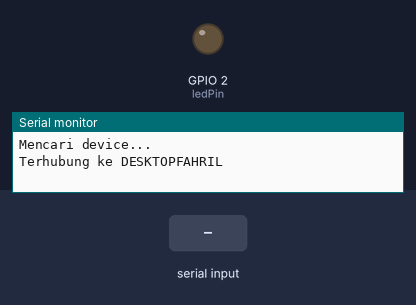
A sketch run on a simulated ESP32. Parts: output pins drawn as LEDs (lit = HIGH), the last lines printed to the serial monitor. Dashed ring = blinking. Inputs (shaded band) come from the test bench. Nothing arrives over Bluetooth unless stated.

Above: at 1.2 s.
1.3 s: "90,45\n" received over the second serial link
At 1.45 s:
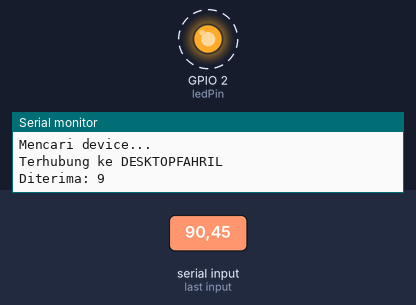
Timing chart, 0 to 10.3 s (numbered marks = the images above; inputs shaded):
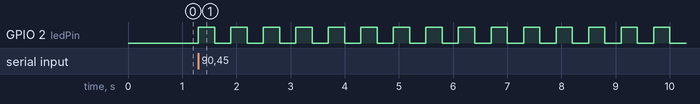

Measured:
- after the input at 1.3 s, GPIO 2 (ledPin): alternates HIGH for 0.30 s and LOW for 0.30 s, starting at once

The sketch:

esp32-bt.ino
```cpp
#include "BluetoothSerial.h"

BluetoothSerial SerialBT;

const char* remoteDeviceName = "DESKTOPFAHRIL";  // Nama laptop kamu
const int ledPin = 2;

void setup() {
  Serial.begin(115200);
  pinMode(ledPin, OUTPUT);

  if (!SerialBT.begin("ESP32_Client", true)) { // true = mode client
    Serial.println("Gagal inisialisasi Bluetooth!");
    while (1);
  }

  Serial.println("Mencari device...");
  if (SerialBT.connect(remoteDeviceName)) {
    Serial.print("Terhubung ke ");
    Serial.println(remoteDeviceName);
  } else {
    Serial.println("Gagal connect, coba lagi...");
  }
}

void loop() {
  if (SerialBT.connected() && SerialBT.available()) {
    char c = SerialBT.read();
    Serial.print("Diterima: ");
    Serial.println(c);

    if (c >= '0' && c <= '9') {
      int jumlah = c - '0';
      for (int i = 0; i < jumlah; i++) {
        digitalWrite(ledPin, HIGH);
        delay(300);
        digitalWrite(ledPin, LOW);
        delay(300);
      }
    }
  }
}
```
